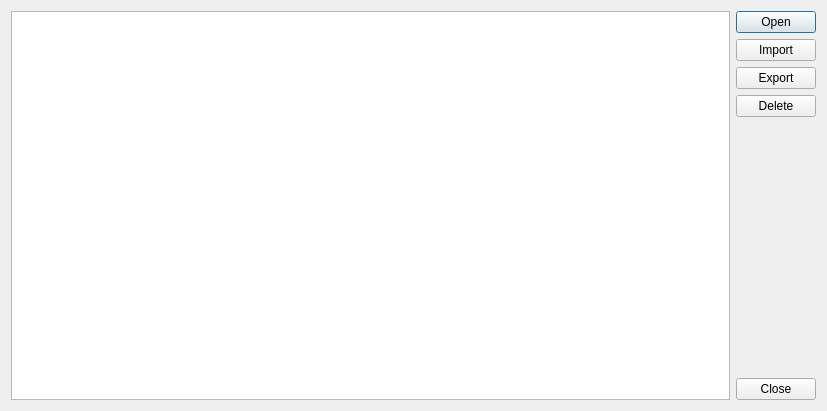
<?xml version="1.0" encoding="UTF-8"?>
<ui version="4.0">
 <class>dlgProject</class>
 <widget class="QDialog" name="dlgProject">
  <property name="geometry">
   <rect>
    <x>0</x>
    <y>0</y>
    <width>827</width>
    <height>411</height>
   </rect>
  </property>
  <property name="windowTitle">
   <string>Dialog</string>
  </property>
  <layout class="QHBoxLayout" name="horizontalLayout">
   <item>
    <widget class="QTableView" name="tableView"/>
   </item>
   <item>
    <layout class="QVBoxLayout" name="verticalLayout_2">
     <item>
      <widget class="QPushButton" name="btnOpen">
       <property name="text">
        <string>Open</string>
       </property>
      </widget>
     </item>
     <item>
      <widget class="QPushButton" name="btnImport">
       <property name="text">
        <string>Import</string>
       </property>
      </widget>
     </item>
     <item>
      <widget class="QPushButton" name="btnExport">
       <property name="text">
        <string>Export</string>
       </property>
      </widget>
     </item>
     <item>
      <widget class="QPushButton" name="btnDelete">
       <property name="text">
        <string>Delete</string>
       </property>
      </widget>
     </item>
     <item>
      <spacer name="verticalSpacer">
       <property name="orientation">
        <enum>Qt::Vertical</enum>
       </property>
       <property name="sizeHint" stdset="0">
        <size>
         <width>20</width>
         <height>40</height>
        </size>
       </property>
      </spacer>
     </item>
     <item>
      <widget class="QPushButton" name="btnClose">
       <property name="text">
        <string>Close</string>
       </property>
      </widget>
     </item>
    </layout>
   </item>
  </layout>
 </widget>
 <resources/>
 <connections>
  <connection>
   <sender>btnClose</sender>
   <signal>clicked()</signal>
   <receiver>dlgProject</receiver>
   <slot>reject()</slot>
   <hints>
    <hint type="sourcelabel">
     <x>650</x>
     <y>400</y>
    </hint>
    <hint type="destinationlabel">
     <x>521</x>
     <y>351</y>
    </hint>
   </hints>
  </connection>
 </connections>
</ui>
